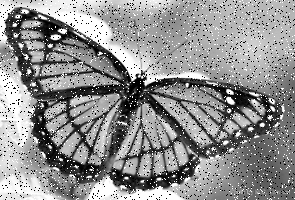
#> input picture images/butterflynoise.bmp, 295 x 200 px
$ jupyter execute median_filtering.ipynb
#> lines starting #> are read from the running program, lines starting #| are printed output that depends on the picture
[cell 1]
import cv2
import matplotlib.pyplot as plt

[cell 2]
img = cv2.imread('images/butterflynoise.bmp')
#> img is the input picture: shape (200, 295, 3); min 0, max 254, mean 143.8

[cell 3]
img

# Display

[cell 4]
plt.imshow(img)
plt.show()

# Median filter

[cell 5]
median_filter = cv2.medianBlur(img, 3)
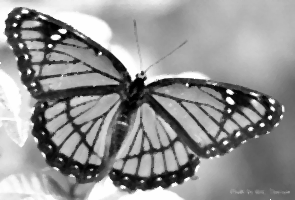
#> median_filter: shape (200, 295, 3); min 0, max 254, mean 145.7


$ run again, with images/foxnoises.bmp copied over images/butterflynoise.bmp
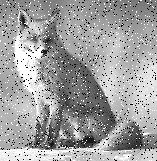
#> input picture images/foxnoises.bmp, 157 x 161 px
#> img is the input picture: shape (161, 157, 3); min 0, max 255, mean 158.9
#> `median_filter = cv2.medianBlur(img, 3)`:
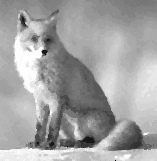
#> median_filter: shape (161, 157, 3); min 0, max 255, mean 162.3
